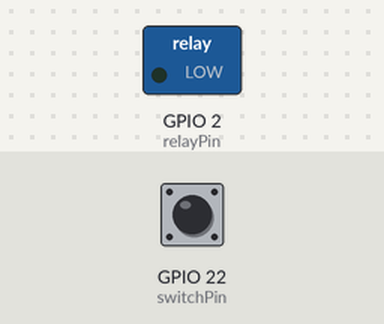
A sketch run on a simulated ESP32. On the bench: switched loads named in the sketch (green lamp = pin HIGH). Dashed ring = blinking. The inputs (shaded band) are chosen by the test bench; at power-on: GPIO 22 (switchPin) HIGH. WiFi joins after 1.5 s; servers stay silent unless stated.

Above: at 3.0 s.
3.1 s: GPIO 22 (switchPin) pulled LOW for 3.2 s
At 6.6 s:
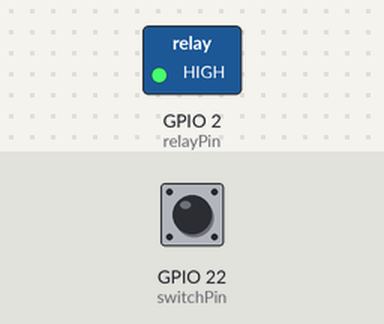
7.8 s: GPIO 22 (switchPin) pulled LOW for 0.15 s
At 9.0 s:
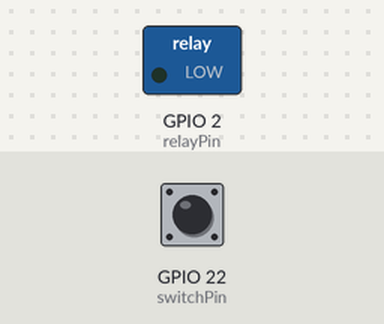
Timing chart, 0 to 10.8 s (numbered marks = the images above; inputs shaded):
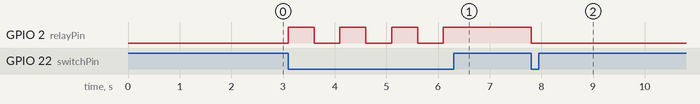

Measured:
- after the input at 3.1 s, GPIO 2 (relayPin): alternates HIGH for 0.50 s and LOW for 0.50 s, 7 changes in all, then stays HIGH, starting at once
- after the input at 7.8 s, GPIO 2 (relayPin): HIGH → LOW at once

The sketch:

ESP32_demo1_20241018205141_INO.ino
```cpp
// (licence header left out)
/* Comment this out to disable prints and save space */
#define BLYN#K_PRINT Serial

/* Fill in information from Blynk Device Info here */
#define BLYNK_PRINT Serial

#define BLYNK_TEMPLATE_ID "TMPL6nCtY60BR"
#define BLYNK_TEMPLATE_NAME "home automation demo"
#define BLYNK_AUTH_TOKEN "5EN2zoEzRuIE6occCyyj3K94nttxsIQj"

#include <WiFi.h>
#include <WiFiClient.h>
#include <BlynkSimpleEsp32.h>

// Your WiFi credentials.
char ssid[] = "B&S Fashion Store";
char pass[] = "weldingtig200";

const int relayPin = 2;  // GPIO 2 for the relay
const int switchPin = 22; // GPIO 4 for the manual switch

bool bulbState = false; // Track the state of the bulb

void setup() {
  Serial.begin(9600);

  pinMode(relayPin, OUTPUT);
  pinMode(switchPin, INPUT_PULLUP); // Use internal pull-up resistor

  Blynk.begin(BLYNK_AUTH_TOKEN, ssid, pass);
}

void loop() {
  Blynk.run();

  // Read the state of the manual switch
  if (digitalRead(switchPin) == LOW) { // Switch is pressed
    bulbState = !bulbState; // Toggle bulb state
    digitalWrite(relayPin, bulbState ? HIGH : LOW); // Control relay
    Blynk.virtualWrite(V0, bulbState); // Update Blynk UI (virtual pin V0)
    delay(500); // Debounce delay
  }
}
```
